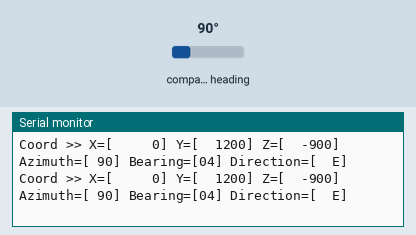
Bench run of a sketch on a simulated Arduino Uno, built with avr-gcc and run on an emulated ATmega328P. Parts: the last lines printed to the serial monitor. The test bench sets the inputs (shaded band); at power-on: compass heading 90°.

Above: at 1.2 s.
1.3 s: compass heading set to 7°
At 1.51 s:
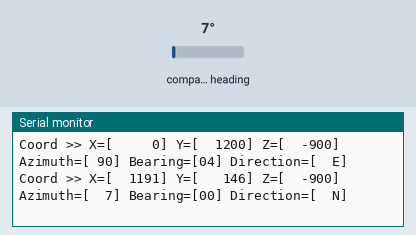
3.2 s: compass heading set to 180°
At 3.53 s:
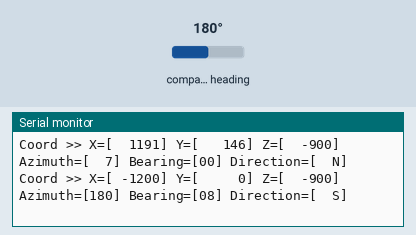
5.3 s: compass heading set to 90°
At 5.32 s:
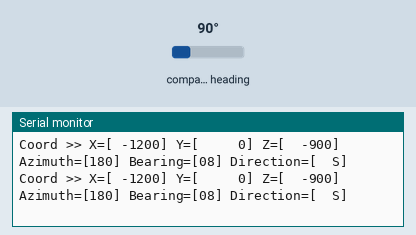
8.3 s: compass heading set to 269°
At 8.67 s:
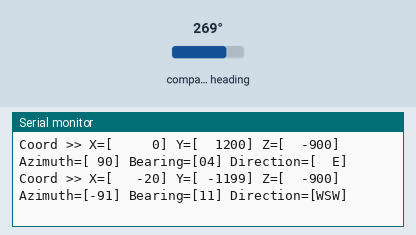
10.4 s: compass heading set to 352°
At 10.69 s:
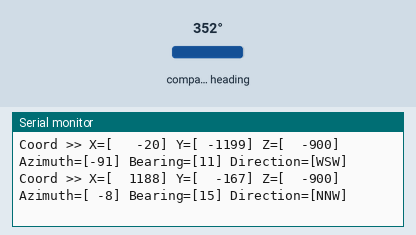

Measured:
- after the input at 1.3 s, the serial monitor: prints a new line after 0.05 s (image 1)
- after the input at 3.2 s, the serial monitor: prints a new line after 0.16 s (image 2)
- after the input at 8.3 s, the serial monitor: prints a new line after 0.21 s (image 4)
- after the input at 10.4 s, the serial monitor: prints a new line after 0.12 s (image 5)

The sketch:

poc-project.ino
```cpp
#include <QMC5883LCompass.h>

//------------------------------------------------------------------------------------------------|100

QMC5883LCompass oCompass;

const byte qmc5883l_mode_cont = 0x01; // Mode Control (MODE)
const byte qmc5883l_odr_200hz = 0x0C; // Output Data Rate (ODR)
const byte qmc5883l_rng_8g    = 0x10; // Full Scale Range (RNG)
const byte qmc5883l_osr_512   = 0x00; // Over Sample Ratio (OSR)

//------------------------------------------------------------------------------------------------|100

void setup()
{
  Serial.begin(9600);

  oCompass.init();
  //oCompass.setCalibration(-861, 1657, -1566, 1253, -1341, 1415);
  oCompass.setCalibration(-746, 1698, -1532, 1233, -1341, 1433);
  //oCompass.setCalibration(-915, 1660, -1695, 1077, -1277, 1420);


}

//------------------------------------------------------------------------------------------------|100

void loop()
{
  int value_x = 0;
  int value_y = 0;
  int value_z = 0;
  int azimuth = 0; // 0 - 359 degrees.

  byte bearing = 0; // 0 -15 (N, NNE, NE, ENE, E, ...).

  char szDirection [4]   = {0};
  char szMsg       [100] = {0};

  //----------------------------------------------------------------------------------------------|100

  oCompass.read();

  value_x = oCompass.getX();
  value_y = oCompass.getY();
  value_z = oCompass.getZ();
  azimuth = oCompass.getAzimuth();

  bearing = oCompass.getBearing(azimuth);

  oCompass.getDirection(szDirection, azimuth);
  szDirection[3] = '\0';

  //----------------------------------------------------------------------------------------------|100

  sprintf (szMsg, "Coord >> X=[%6d] Y=[%6d] Z=[%6d] Azimuth=[%3d] Bearing=[%02hu] Direction=[%s]",
            value_x, value_y, value_z, azimuth, bearing, szDirection);

  Serial.println(szMsg);

  delay (200);
}

//------------------------------------------------------------------------------------------------|100
```
